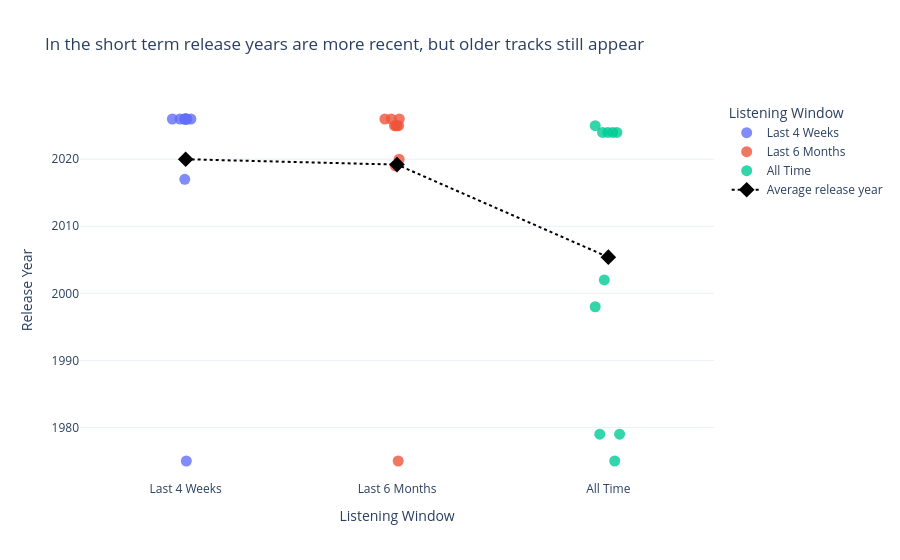

The cell this chart's notebook holds for it:
### Markdown cell above
# Question 2

### Code cell
# Q2 Visualization 1: release year strip plot by listening window
if "df_tracks" not in globals() or "window_order" not in globals():
    raise NameError("Run the Question 2 analysis cell first to create df_tracks.")

strip_fig = px.strip(
    df_tracks.sort_values("time_range"),
    x="time_range",
    y="release_year",
    color="time_range",
    category_orders={"time_range": window_order},
    labels={
        "time_range": "Listening Window",
        "release_year": "Release Year",
    },
    title=" In the short term release years are more recent, but older tracks still appear",
)

# Slightly larger markers to improve readability for small samples.
strip_fig.update_traces(marker=dict(size=11, opacity=0.8), jitter=0.35)

# Add mean release-year marker for each window.
means = df_tracks.groupby("time_range", observed=False)["release_year"].mean().reindex(window_order)
strip_fig.add_scatter(
    x=window_order,
    y=means.values,
    mode="markers+lines",
    marker=dict(symbol="diamond", size=12, color="black"),
    line=dict(color="black", dash="dot"),
    name="Average release year",
)

strip_fig.update_layout(template="plotly_white", showlegend=True)
strip_fig.show()

### Figure 1 — Plotly figure (JSON) as saved in the notebook; plotly's stock layout.template omitted (floating-point values rounded to 4 significant figures)
{"data": [{"alignmentgroup": "True", "boxpoints": "all", "fillcolor": "rgba(255,255,255,0)", "hoveron": "points", "hovertemplate": "Listening Window=%{x}<br>Release Year=%{y}<extra></extra>", "jitter": 0.35, "legendgroup": "Last 4 Weeks", "line": {"color": "rgba(255,255,255,0)"}, "marker": {"color": "#636efa", "opacity": 0.8, "size": 11}, "name": "Last 4 Weeks", "offsetgroup": "Last 4 Weeks", "orientation": "v", "pointpos": 0, "showlegend": true, "type": "box", "x": ["Last 4 Weeks", "Last 4 Weeks", "Last 4 Weeks", "Last 4 Weeks", "Last 4 Weeks", "Last 4 Weeks", "Last 4 Weeks", "Last 4 Weeks", "Last 4 Weeks", "Last 4 Weeks"], "x0": " ", "xaxis": "x", "y": [2026, 2026, 2026, 2026, 2026, 2026, 2026, 2026, 1975, 2017], "y0": " ", "yaxis": "y"}, {"alignmentgroup": "True", "boxpoints": "all", "fillcolor": "rgba(255,255,255,0)", "hoveron": "points", "hovertemplate": "Listening Window=%{x}<br>Release Year=%{y}<extra></extra>", "jitter": 0.35, "legendgroup": "Last 6 Months", "line": {"color": "rgba(255,255,255,0)"}, "marker": {"color": "#EF553B", "opacity": 0.8, "size": 11}, "name": "Last 6 Months", "offsetgroup": "Last 6 Months", "orientation": "v", "pointpos": 0, "showlegend": true, "type": "box", "x": ["Last 6 Months", "Last 6 Months", "Last 6 Months", "Last 6 Months", "Last 6 Months", "Last 6 Months", "Last 6 Months", "Last 6 Months", "Last 6 Months", "Last 6 Months"], "x0": " ", "xaxis": "x", "y": [1975, 2025, 2025, 2025, 2026, 2020, 2026, 2019, 2025, 2026], "y0": " ", "yaxis": "y"}, {"alignmentgroup": "True", "boxpoints": "all", "fillcolor": "rgba(255,255,255,0)", "hoveron": "points", "hovertemplate": "Listening Window=%{x}<br>Release Year=%{y}<extra></extra>", "jitter": 0.35, "legendgroup": "All Time", "line": {"color": "rgba(255,255,255,0)"}, "marker": {"color": "#00cc96", "opacity": 0.8, "size": 11}, "name": "All Time", "offsetgroup": "All Time", "orientation": "v", "pointpos": 0, "showlegend": true, "type": "box", "x": ["All Time", "All Time", "All Time", "All Time", "All Time", "All Time", "All Time", "All Time", "All Time", "All Time"], "x0": " ", "xaxis": "x", "y": [2002, 2024, 2024, 2025, 1975, 1979, 2024, 1998, 1979, 2024], "y0": " ", "yaxis": "y"}, {"line": {"color": "black", "dash": "dot"}, "marker": {"color": "black", "size": 12, "symbol": "diamond"}, "mode": "markers+lines", "name": "Average release year", "type": "scatter", "x": ["Last 4 Weeks", "Last 6 Months", "All Time"], "y": [2020.0, 2019.0, 2005.0]}], "layout": {"boxmode": "overlay", "legend": {"title": {"text": "Listening Window"}, "tracegroupgap": 0}, "showlegend": true, "title": {"text": " In the short term release years are more recent, but older tracks still appear"}, "xaxis": {"anchor": "y", "categoryarray": ["Last 4 Weeks", "Last 6 Months", "All Time"], "categoryorder": "array", "domain": [0, 1], "title": {"text": "Listening Window"}}, "yaxis": {"anchor": "x", "domain": [0, 1], "title": {"text": "Release Year"}}}}
